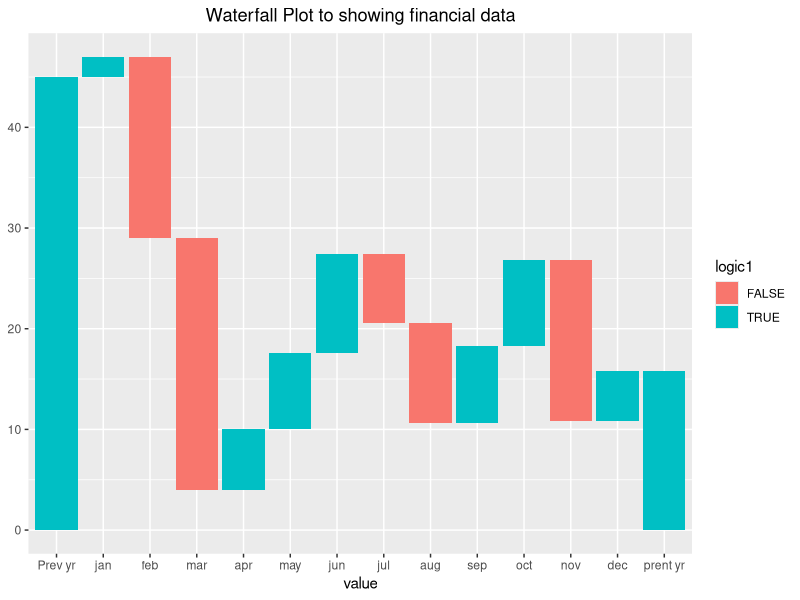

Source code (R):
sales <- data.frame(labels = c("Prev yr","jan","feb","mar","apr","may","jun","jul","aug","sep","oct","nov","dec","prent yr"), 
value = c(45,2,-18,-25,6,7.6,9.8,-6.8,-10,7.7,8.5,-16,5,15.8),
logic = c(TRUE,FALSE,FALSE,FALSE,FALSE,FALSE,FALSE,FALSE,FALSE,FALSE,FALSE,FALSE,FALSE,TRUE)
)
library(ggplot2)
sales$labels <- factor(sales$labels, levels = sales$labels)
sales$end <- cumsum(sales$value)
sales$end <-c(head(sales$end,-1),0)
sales$start <- c(0,head(sales$end, -1))
sales$id <- seq_along(sales$value)
sales$logic1 = as.logical(sign(sales$value) == 1)
ggplot(sales, aes(value, fill = logic1)) + geom_rect(aes(x = labels, xmin = id - 0.45, xmax = id + 0.45, ymin = end,ymax = start)) + ggtitle("Waterfall Plot to showing financial data")+     theme(plot.title = element_text(hjust = 0.5))
